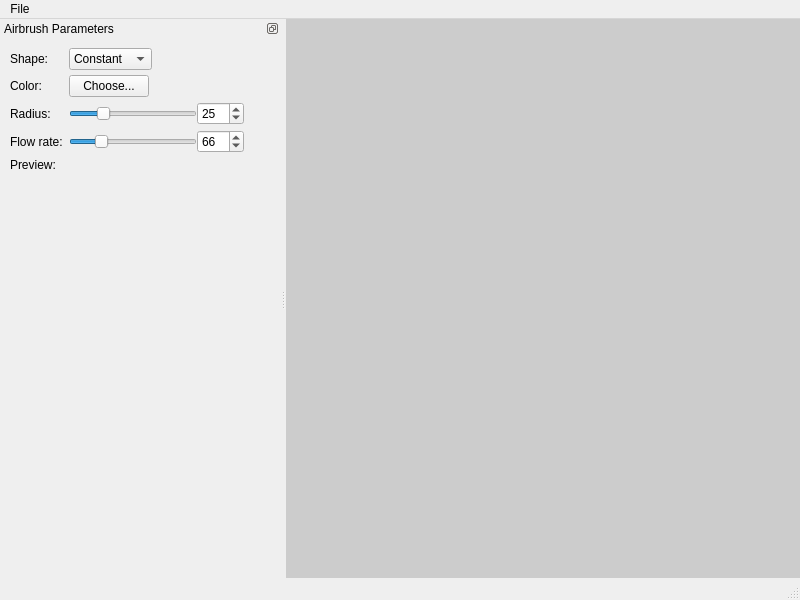
<?xml version="1.0" encoding="UTF-8"?>
<ui version="4.0">
 <class>MainWindow</class>
 <widget class="QMainWindow" name="MainWindow">
  <property name="geometry">
   <rect>
    <x>0</x>
    <y>0</y>
    <width>800</width>
    <height>600</height>
   </rect>
  </property>
  <property name="minimumSize">
   <size>
    <width>530</width>
    <height>300</height>
   </size>
  </property>
  <property name="windowTitle">
   <string>Airbrush</string>
  </property>
  <property name="documentMode">
   <bool>false</bool>
  </property>
  <property name="unifiedTitleAndToolBarOnMac">
   <bool>false</bool>
  </property>
  <widget class="QWidget" name="centralwidget">
   <property name="sizePolicy">
    <sizepolicy hsizetype="Expanding" vsizetype="Expanding">
     <horstretch>0</horstretch>
     <verstretch>0</verstretch>
    </sizepolicy>
   </property>
   <layout class="QGridLayout" name="gridLayout">
    <property name="leftMargin">
     <number>0</number>
    </property>
    <property name="topMargin">
     <number>0</number>
    </property>
    <property name="rightMargin">
     <number>0</number>
    </property>
    <property name="bottomMargin">
     <number>0</number>
    </property>
    <item row="0" column="0">
     <widget class="CanvasWidget" name="paintCanvas" native="true">
      <property name="sizePolicy">
       <sizepolicy hsizetype="Expanding" vsizetype="Expanding">
        <horstretch>0</horstretch>
        <verstretch>0</verstretch>
       </sizepolicy>
      </property>
      <property name="minimumSize">
       <size>
        <width>1</width>
        <height>1</height>
       </size>
      </property>
      <property name="focusPolicy">
       <enum>Qt::WheelFocus</enum>
      </property>
      <property name="styleSheet">
       <string notr="true">background: #ccc</string>
      </property>
     </widget>
    </item>
   </layout>
  </widget>
  <widget class="QMenuBar" name="menubar">
   <property name="geometry">
    <rect>
     <x>0</x>
     <y>0</y>
     <width>800</width>
     <height>22</height>
    </rect>
   </property>
   <widget class="QMenu" name="menuFile">
    <property name="title">
     <string>File</string>
    </property>
    <addaction name="actionOpen"/>
    <addaction name="actionSave_As"/>
    <addaction name="separator"/>
    <addaction name="actionClear"/>
   </widget>
   <addaction name="menuFile"/>
  </widget>
  <widget class="QStatusBar" name="statusbar"/>
  <widget class="QDockWidget" name="dockWidget">
   <property name="sizePolicy">
    <sizepolicy hsizetype="Fixed" vsizetype="Fixed">
     <horstretch>0</horstretch>
     <verstretch>0</verstretch>
    </sizepolicy>
   </property>
   <property name="minimumSize">
    <size>
     <width>280</width>
     <height>250</height>
    </size>
   </property>
   <property name="floating">
    <bool>false</bool>
   </property>
   <property name="features">
    <set>QDockWidget::DockWidgetFloatable|QDockWidget::DockWidgetMovable</set>
   </property>
   <property name="allowedAreas">
    <set>Qt::LeftDockWidgetArea|Qt::RightDockWidgetArea</set>
   </property>
   <property name="windowTitle">
    <string>Airbrush Parameters</string>
   </property>
   <attribute name="dockWidgetArea">
    <number>1</number>
   </attribute>
   <widget class="QWidget" name="dockWidgetContents">
    <widget class="QWidget" name="layoutWidget">
     <property name="geometry">
      <rect>
       <x>10</x>
       <y>10</y>
       <width>261</width>
       <height>527</height>
      </rect>
     </property>
     <layout class="QFormLayout" name="brushControls">
      <property name="sizeConstraint">
       <enum>QLayout::SetFixedSize</enum>
      </property>
      <property name="fieldGrowthPolicy">
       <enum>QFormLayout::ExpandingFieldsGrow</enum>
      </property>
      <property name="labelAlignment">
       <set>Qt::AlignLeading|Qt::AlignLeft|Qt::AlignVCenter</set>
      </property>
      <property name="verticalSpacing">
       <number>5</number>
      </property>
      <property name="leftMargin">
       <number>0</number>
      </property>
      <property name="topMargin">
       <number>0</number>
      </property>
      <property name="rightMargin">
       <number>0</number>
      </property>
      <property name="bottomMargin">
       <number>0</number>
      </property>
      <item row="2" column="0">
       <widget class="QLabel" name="color">
        <property name="text">
         <string>Color:</string>
        </property>
        <property name="alignment">
         <set>Qt::AlignLeading|Qt::AlignLeft|Qt::AlignVCenter</set>
        </property>
        <property name="buddy">
         <cstring>colorButton</cstring>
        </property>
       </widget>
      </item>
      <item row="2" column="1">
       <widget class="QPushButton" name="colorButton">
        <property name="text">
         <string>Choose...</string>
        </property>
       </widget>
      </item>
      <item row="4" column="1">
       <layout class="QHBoxLayout" name="horizontalLayout_3">
        <item>
         <widget class="QSlider" name="radiusSlider">
          <property name="sizePolicy">
           <sizepolicy hsizetype="Fixed" vsizetype="Fixed">
            <horstretch>0</horstretch>
            <verstretch>0</verstretch>
           </sizepolicy>
          </property>
          <property name="minimumSize">
           <size>
            <width>128</width>
            <height>0</height>
           </size>
          </property>
          <property name="minimum">
           <number>1</number>
          </property>
          <property name="maximum">
           <number>100</number>
          </property>
          <property name="value">
           <number>25</number>
          </property>
          <property name="orientation">
           <enum>Qt::Horizontal</enum>
          </property>
         </widget>
        </item>
        <item>
         <widget class="QSpinBox" name="radiusNumber">
          <property name="minimum">
           <number>1</number>
          </property>
          <property name="maximum">
           <number>999</number>
          </property>
          <property name="value">
           <number>25</number>
          </property>
         </widget>
        </item>
       </layout>
      </item>
      <item row="7" column="0">
       <widget class="QLabel" name="preview">
        <property name="text">
         <string>Preview:</string>
        </property>
       </widget>
      </item>
      <item row="7" column="1">
       <widget class="QLabel" name="airbrushPreview">
        <property name="enabled">
         <bool>true</bool>
        </property>
        <property name="text">
         <string/>
        </property>
       </widget>
      </item>
      <item row="4" column="0">
       <widget class="QLabel" name="radius">
        <property name="text">
         <string>Radius:</string>
        </property>
        <property name="buddy">
         <cstring>radiusNumber</cstring>
        </property>
       </widget>
      </item>
      <item row="6" column="0">
       <widget class="QLabel" name="flowRate">
        <property name="text">
         <string>Flow rate:</string>
        </property>
        <property name="buddy">
         <cstring>flowRateNumber</cstring>
        </property>
       </widget>
      </item>
      <item row="6" column="1">
       <layout class="QHBoxLayout" name="horizontalLayout_4">
        <property name="sizeConstraint">
         <enum>QLayout::SetDefaultConstraint</enum>
        </property>
        <item>
         <widget class="QSlider" name="flowRateSlider">
          <property name="sizePolicy">
           <sizepolicy hsizetype="Fixed" vsizetype="Fixed">
            <horstretch>0</horstretch>
            <verstretch>0</verstretch>
           </sizepolicy>
          </property>
          <property name="minimumSize">
           <size>
            <width>128</width>
            <height>0</height>
           </size>
          </property>
          <property name="maximum">
           <number>300</number>
          </property>
          <property name="value">
           <number>66</number>
          </property>
          <property name="orientation">
           <enum>Qt::Horizontal</enum>
          </property>
         </widget>
        </item>
        <item>
         <widget class="QSpinBox" name="flowRateNumber">
          <property name="maximum">
           <number>999</number>
          </property>
          <property name="value">
           <number>66</number>
          </property>
         </widget>
        </item>
       </layout>
      </item>
      <item row="1" column="0">
       <widget class="QLabel" name="shape">
        <property name="text">
         <string>Shape:</string>
        </property>
        <property name="buddy">
         <cstring>shapeType</cstring>
        </property>
       </widget>
      </item>
      <item row="1" column="1">
       <widget class="QComboBox" name="shapeType">
        <property name="currentText">
         <string>Quadratic</string>
        </property>
        <property name="sizeAdjustPolicy">
         <enum>QComboBox::AdjustToContents</enum>
        </property>
        <item>
         <property name="text">
          <string>Constant</string>
         </property>
        </item>
        <item>
         <property name="text">
          <string>Linear</string>
         </property>
        </item>
        <item>
         <property name="text">
          <string>Quadratic</string>
         </property>
        </item>
        <item>
         <property name="text">
          <string>Special</string>
         </property>
        </item>
       </widget>
      </item>
     </layout>
    </widget>
   </widget>
  </widget>
  <action name="actionOpen">
   <property name="text">
    <string>Open...</string>
   </property>
   <property name="shortcut">
    <string>Ctrl+O</string>
   </property>
  </action>
  <action name="actionSave_As">
   <property name="text">
    <string>Save As...</string>
   </property>
   <property name="shortcut">
    <string>Ctrl+S</string>
   </property>
  </action>
  <action name="actionClear">
   <property name="text">
    <string>Clear</string>
   </property>
   <property name="shortcut">
    <string>Ctrl+R</string>
   </property>
  </action>
 </widget>
 <customwidgets>
  <customwidget>
   <class>CanvasWidget</class>
   <extends>QWidget</extends>
   <header>canvaswidget.h</header>
   <container>1</container>
   <slots>
    <slot>clear()</slot>
    <slot>setRadius(int)</slot>
    <slot>setFlowRate(int)</slot>
    <slot>setShape(QString)</slot>
   </slots>
  </customwidget>
 </customwidgets>
 <tabstops>
  <tabstop>shapeType</tabstop>
  <tabstop>colorButton</tabstop>
  <tabstop>radiusSlider</tabstop>
  <tabstop>radiusNumber</tabstop>
  <tabstop>flowRateSlider</tabstop>
  <tabstop>flowRateNumber</tabstop>
 </tabstops>
 <resources/>
 <connections>
  <connection>
   <sender>actionClear</sender>
   <signal>triggered()</signal>
   <receiver>paintCanvas</receiver>
   <slot>clear()</slot>
   <hints>
    <hint type="sourcelabel">
     <x>-1</x>
     <y>-1</y>
    </hint>
    <hint type="destinationlabel">
     <x>596</x>
     <y>297</y>
    </hint>
   </hints>
  </connection>
  <connection>
   <sender>actionOpen</sender>
   <signal>triggered()</signal>
   <receiver>MainWindow</receiver>
   <slot>open()</slot>
   <hints>
    <hint type="sourcelabel">
     <x>-1</x>
     <y>-1</y>
    </hint>
    <hint type="destinationlabel">
     <x>399</x>
     <y>299</y>
    </hint>
   </hints>
  </connection>
  <connection>
   <sender>actionSave_As</sender>
   <signal>triggered()</signal>
   <receiver>MainWindow</receiver>
   <slot>saveAs()</slot>
   <hints>
    <hint type="sourcelabel">
     <x>-1</x>
     <y>-1</y>
    </hint>
    <hint type="destinationlabel">
     <x>399</x>
     <y>299</y>
    </hint>
   </hints>
  </connection>
  <connection>
   <sender>flowRateNumber</sender>
   <signal>valueChanged(int)</signal>
   <receiver>paintCanvas</receiver>
   <slot>setFlowRate(int)</slot>
   <hints>
    <hint type="sourcelabel">
     <x>265</x>
     <y>156</y>
    </hint>
    <hint type="destinationlabel">
     <x>596</x>
     <y>297</y>
    </hint>
   </hints>
  </connection>
  <connection>
   <sender>shapeType</sender>
   <signal>currentTextChanged(QString)</signal>
   <receiver>paintCanvas</receiver>
   <slot>setShape(QString)</slot>
   <hints>
    <hint type="sourcelabel">
     <x>179</x>
     <y>69</y>
    </hint>
    <hint type="destinationlabel">
     <x>596</x>
     <y>297</y>
    </hint>
   </hints>
  </connection>
  <connection>
   <sender>radiusSlider</sender>
   <signal>valueChanged(int)</signal>
   <receiver>radiusNumber</receiver>
   <slot>setValue(int)</slot>
   <hints>
    <hint type="sourcelabel">
     <x>167</x>
     <y>106</y>
    </hint>
    <hint type="destinationlabel">
     <x>226</x>
     <y>105</y>
    </hint>
   </hints>
  </connection>
  <connection>
   <sender>flowRateNumber</sender>
   <signal>valueChanged(int)</signal>
   <receiver>flowRateSlider</receiver>
   <slot>setValue(int)</slot>
   <hints>
    <hint type="sourcelabel">
     <x>265</x>
     <y>156</y>
    </hint>
    <hint type="destinationlabel">
     <x>208</x>
     <y>157</y>
    </hint>
   </hints>
  </connection>
  <connection>
   <sender>flowRateSlider</sender>
   <signal>valueChanged(int)</signal>
   <receiver>flowRateNumber</receiver>
   <slot>setValue(int)</slot>
   <hints>
    <hint type="sourcelabel">
     <x>208</x>
     <y>157</y>
    </hint>
    <hint type="destinationlabel">
     <x>265</x>
     <y>156</y>
    </hint>
   </hints>
  </connection>
  <connection>
   <sender>radiusNumber</sender>
   <signal>valueChanged(int)</signal>
   <receiver>radiusSlider</receiver>
   <slot>setValue(int)</slot>
   <hints>
    <hint type="sourcelabel">
     <x>226</x>
     <y>105</y>
    </hint>
    <hint type="destinationlabel">
     <x>167</x>
     <y>106</y>
    </hint>
   </hints>
  </connection>
  <connection>
   <sender>radiusNumber</sender>
   <signal>valueChanged(int)</signal>
   <receiver>paintCanvas</receiver>
   <slot>setRadius(int)</slot>
   <hints>
    <hint type="sourcelabel">
     <x>240</x>
     <y>105</y>
    </hint>
    <hint type="destinationlabel">
     <x>596</x>
     <y>297</y>
    </hint>
   </hints>
  </connection>
  <connection>
   <sender>colorButton</sender>
   <signal>clicked()</signal>
   <receiver>MainWindow</receiver>
   <slot>chooseColor()</slot>
   <hints>
    <hint type="sourcelabel">
     <x>175</x>
     <y>98</y>
    </hint>
    <hint type="destinationlabel">
     <x>482</x>
     <y>25</y>
    </hint>
   </hints>
  </connection>
 </connections>
 <slots>
  <slot>open()</slot>
  <slot>saveAs()</slot>
  <slot>chooseColor()</slot>
 </slots>
</ui>
